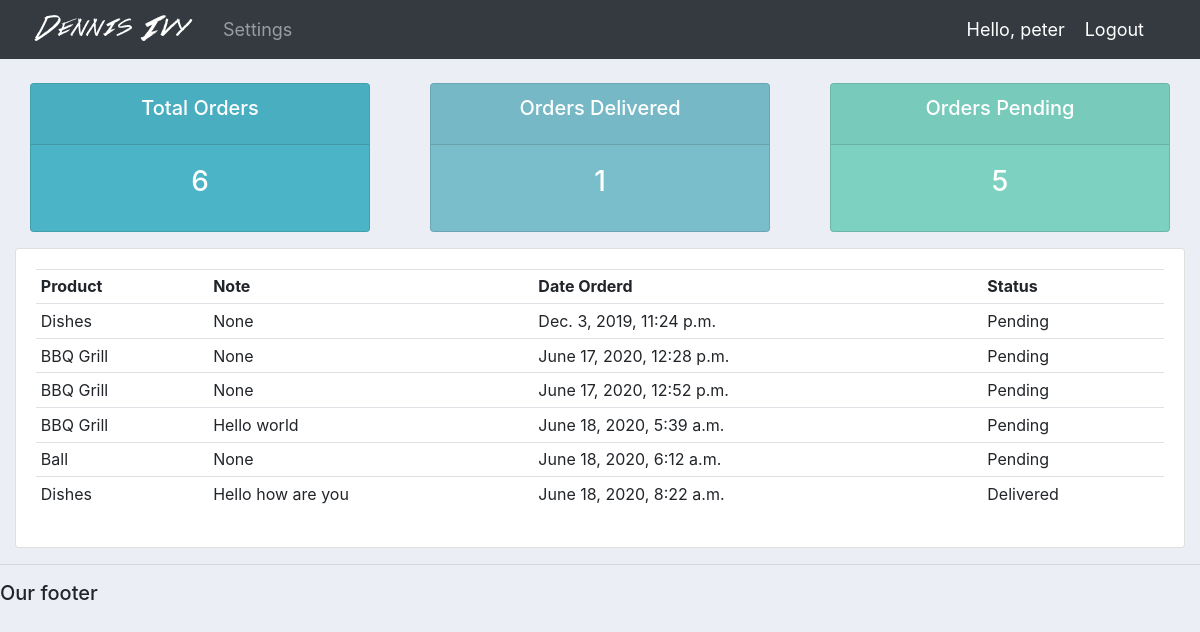
The page /user/ (signed in) on the database as committed earlier.
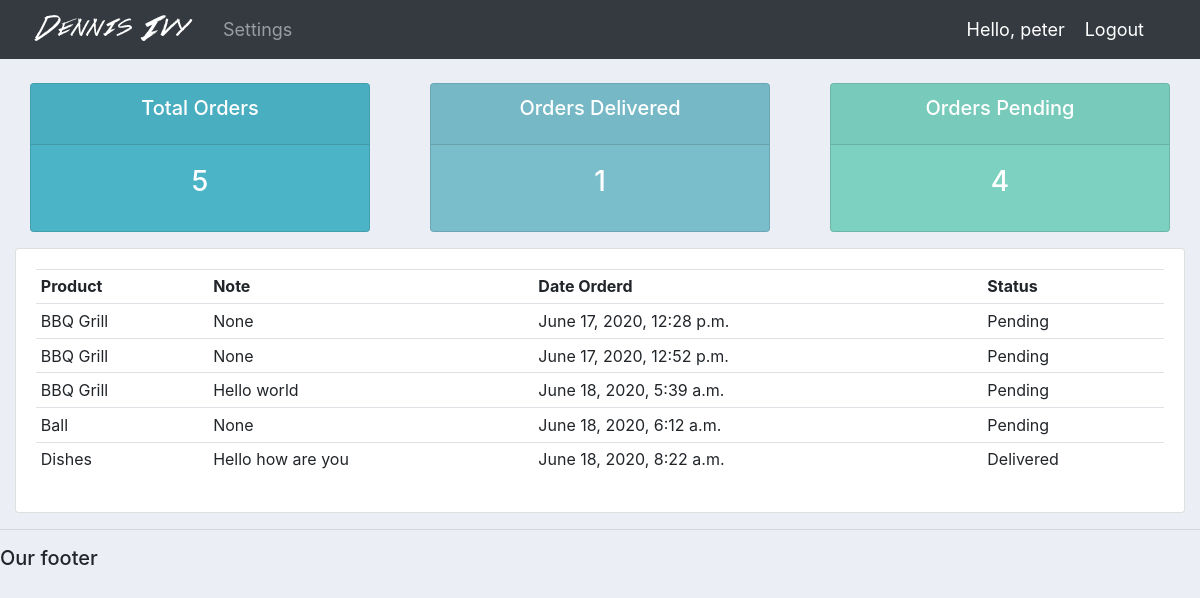
The same page on the database as committed later.
### accounts/models.py (models this page shows, shortened)
class Order(models.Model):
	STATUS = (
			('Pending', 'Pending'),
			('Out for delivery', 'Out for delivery'),
			('Delivered', 'Delivered'),
			)
	customer = models.ForeignKey(Customer, null=True, on_delete= models.SET_NULL)
	product = models.ForeignKey(Product, null=True, on_delete= models.SET_NULL)
	date_created = models.DateTimeField(auto_now_add=True, null=True)
	status = models.CharField(max_length=200, null=True, choices=STATUS)
	note = models.CharField(max_length=200, null=True)

class Product(models.Model):
	CATEGORY = (
			('Indoor', 'Indoor'),
			('Out Door', 'Out Door'),
			)
	name = models.CharField(max_length=200, null=True)
	price = models.FloatField(null=True)
	category = models.CharField(max_length=200, null=True, choices=CATEGORY)
	description = models.CharField(max_length=200, null=True, blank=True)
	date_created = models.DateTimeField(auto_now_add=True, null=True)
	tags = models.ManyToManyField(Tag)
	def __str__(self):
		return self.name

### accounts/decorators.py (the view)
        def wrapper_func(request, *args, **kwargs):
            group = None
            if request.user.groups.exists():
                group = request.user.groups.all()[0].name
            if group in allowed_rules:
                return view_func(request, *args, **kwargs)
            else:
                return HttpResponse('Your are not authorized to view this page')

### accounts/views.py (called while the page is built)
@login_required(login_url='login')
@allowed_users(allowed_rules=['customer'])
def userPage(request):
    orders = request.user.customer.order_set.all()
    total_orders = orders.count()
    delivered = orders.filter(status='Delivered').count()
    pending = orders.filter(status='Pending').count()
    context = {
        'orders': orders,
        'total_orders': total_orders,
        'delivered': delivered,
        'pending': pending,
    }
    return render(request, 'accounts/user.html', context)

### accounts/templates/accounts/user.html
{% extends 'accounts/main.html' %}
{% block content %}
{% include 'accounts/status.html' %}
<div class="row">
	<div class="col-md">
		<div class="card card-body">
			<table class="table table-sm">
				<tr>
					<th>Product</th>
					<th>Note</th>
					<th>Date Orderd</th>
					<th>Status</th>
				</tr>
				{% for order in orders %}
				<tr>
					<td>{{order.product}}</td>
					<td>{{order.note}}</td>
					<td>{{order.date_created}}</td>
					<td>{{order.status}}</td>
				</tr>
				{% endfor %}
			</table>
		</div>
	</div>
</div>
{% endblock content%}

Rows that differ between the two databases and show on the page:
removed Order: product "Dishes", note "None", date_created "Dec. 3, 2019, 11:24 p.m.", status "Pending"
Other text that changed with them:
{{ total_orders }}: "6" → "5"
{{ pending }}: "5" → "4"
